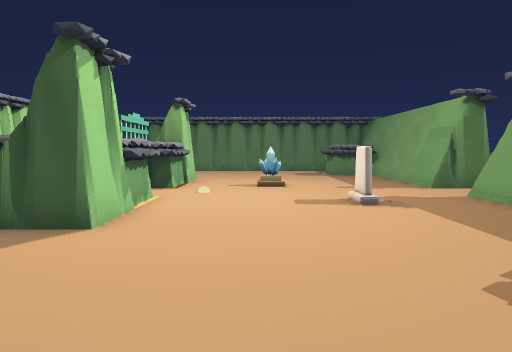
[1] (above)

16 first-person views from a walk through a 3-D level made in the Godot game engine. The camera is 1.2 m above the floor, tilts 4° down and sees 70° across. The floor is counted in squares, 1 m on a side. Each view is taken from the middle of a square. On the plan, view 1 faces up. The plan holds only what a view shows up to about 15 squares ahead; the rest is blank. Some surface patterns are stand-ins.

[2]
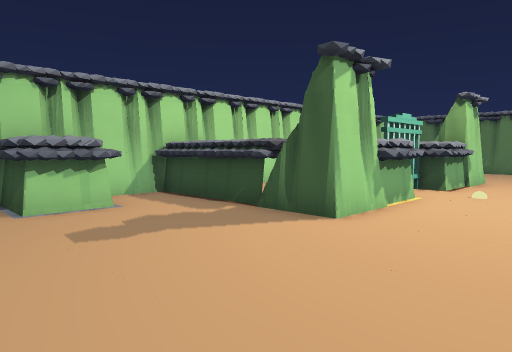

[3]
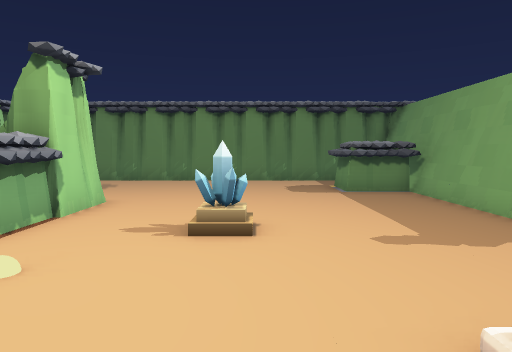

[4]
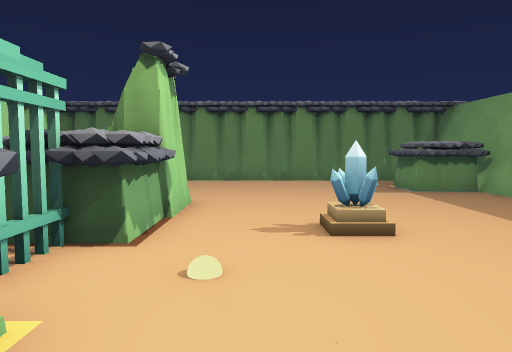

[5]
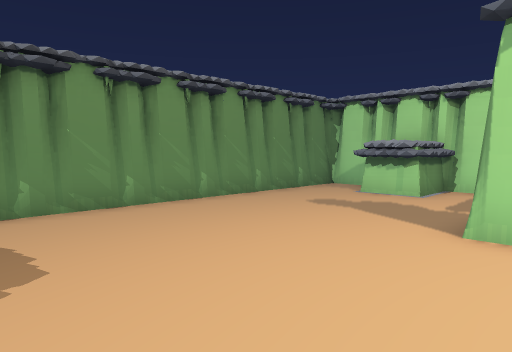

[6]
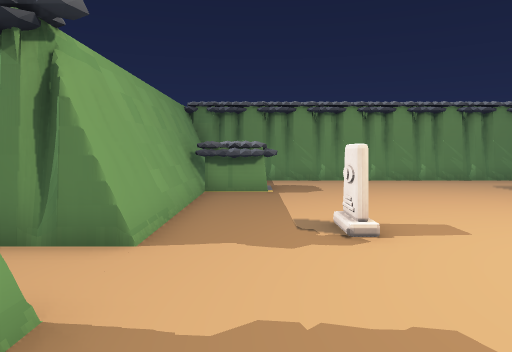

[7]
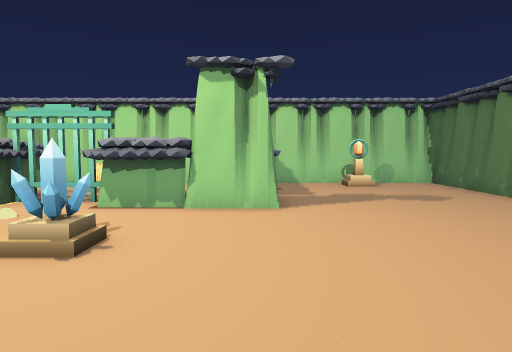

[8]
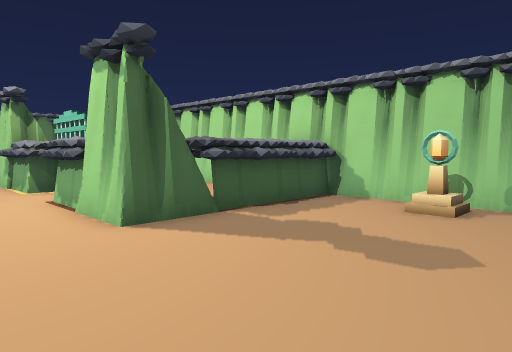

[9]
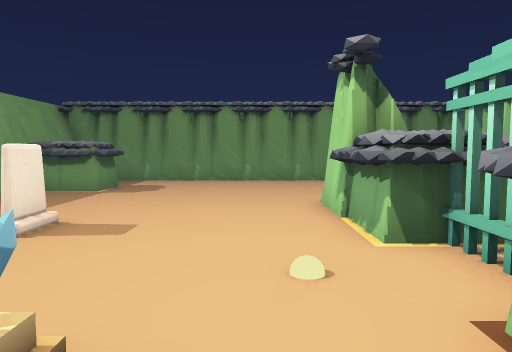

[10]
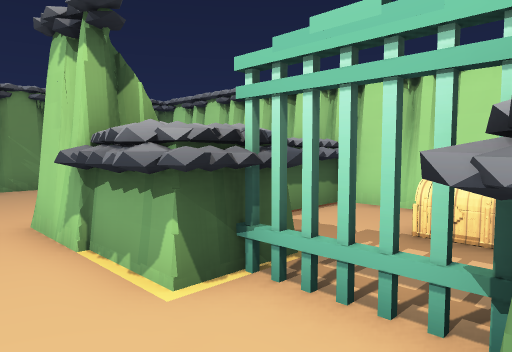

[11]
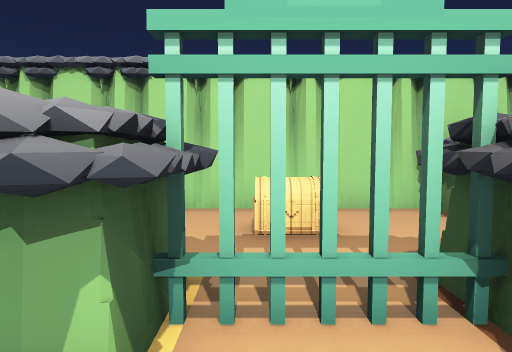

[12]
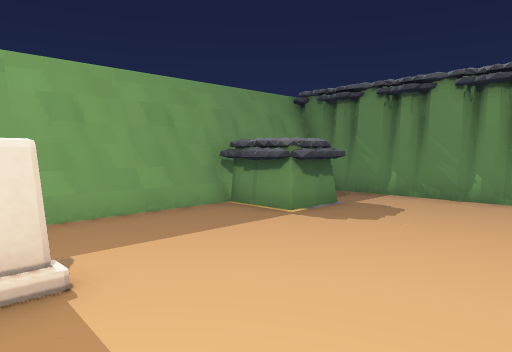

[13]
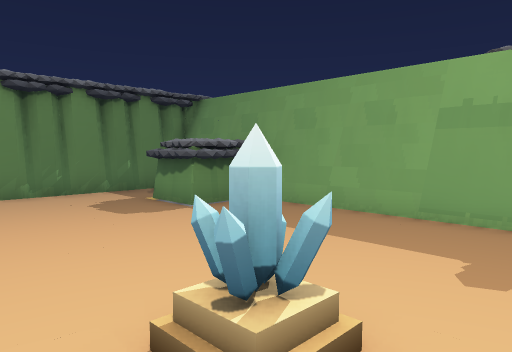

[14]
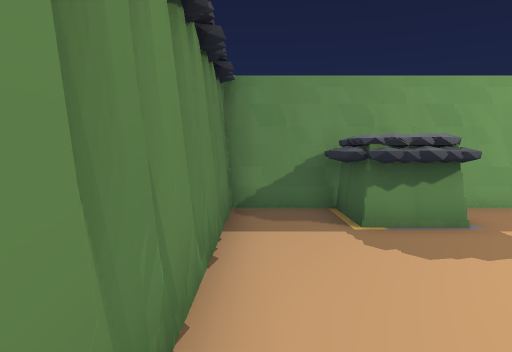

[15]
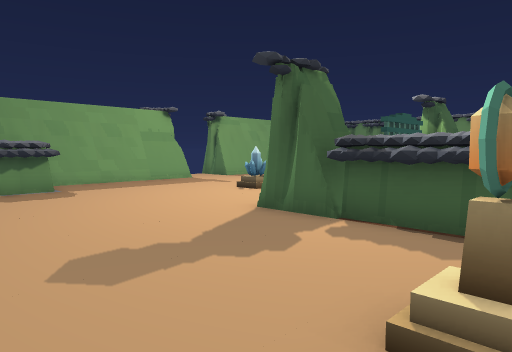

[16]
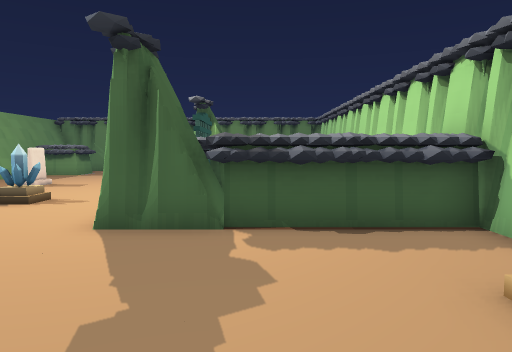

### Floor plan
Key: @ floor where view 1 was taken; # wall or solid block; . floor; ^ raised ledge; C crystal; G gate; H chest; O other object.
Columns run from 9 left of view 1 to 8 right of it. Each row starts with its distance up from view 1.
 22 ################
 21 #..............#
 20 #............###
 19 ##..........#^^#
 18 ##..........#^^#
 17 #..............#
 16 ####...........#
 15 #^^^^##........#
 14 #^ ^^##........#
 13 #... ^^#.......#
 12 #...#^^#..C....###
 11 #.HH.GG.........
 10 #.HH.G...........
  9 #... ^^....O...##
  8 ##.   ^....O...#
  7 #^^^^##........#
  6 #^^^^##........#
  5 ##.............#
  4 ###..........###
  3 #^^.........#^^#
  2 #^^.........#^ #
  1 #............. #
  0 #........@.....#
 -1 ################

Positions as (right, up) in squares from view 1, and headings:
1: (0, 0), facing up
2: (1, 0), facing up-left
3: (1, 7), facing up
4: (-1, 7), facing up
5: (3, 7), facing down-left
6: (4, 14), facing down
7: (5, 15), facing left
8: (0, 21), facing down-left
9: (-1, 14), facing down
10: (-1, 12), facing down-left
11: (-1, 10), facing left
12: (-1, 9), facing down-right
13: (-1, 11), facing up-right
14: (-2, 21), facing right
15: (-8, 21), facing down-right
16: (-5, 21), facing down
